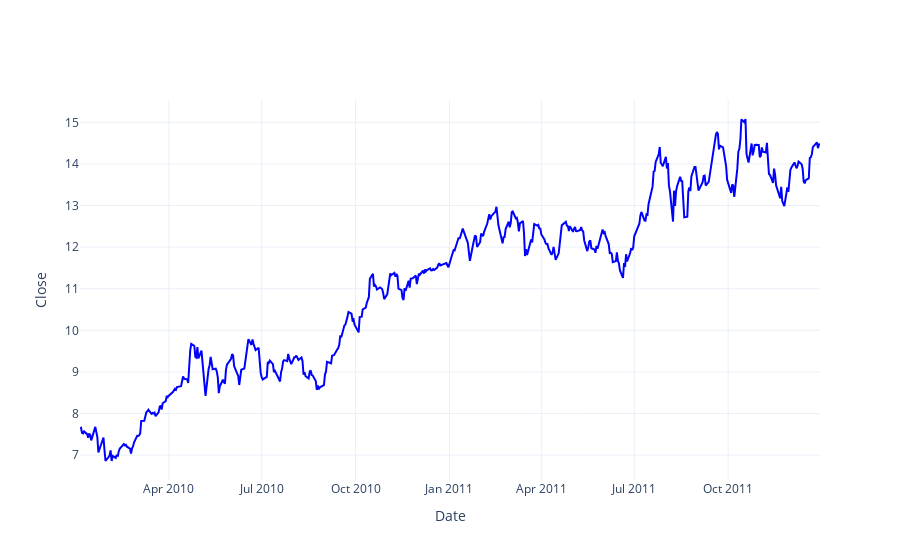

Notebook cell for this chart:
### Markdown cell above
<font color=green><h2> 1.3 Data Visualisation</h2></font>

### Code cell
Trace= go.Scatter(x=Data_close.index,y=Data_close.values,name=Ticker,line=dict(color='blue', width=2),marker=dict(size=2))

layout = go.Layout(xaxis = dict(title = 'Date'),yaxis = dict(title = 'Close'),template = 'plotly_white' )

fig = go.Figure(data=Trace, layout=layout)

fig.show()
mpf.plot(Data, type='candle', style='yahoo', title=Ticker,ylabel='Price ($)',figratio=(15, 5))

### Figure 1 — Plotly figure (JSON) as saved in the notebook; plotly's stock layout.template omitted (floating-point values rounded to 4 significant figures; data arrays with more than 128 entries replaced by an {"elided": "..."} marker saying what was removed)
{"data": [{"line": {"color": "blue", "width": 2}, "marker": {"size": 2}, "name": "AAPL", "type": "scatter", "x": {"elided": "504 str values"}, "y": {"elided": "504 float values"}}], "layout": {"xaxis": {"title": {"text": "Date"}}, "yaxis": {"title": {"text": "Close"}}}}
